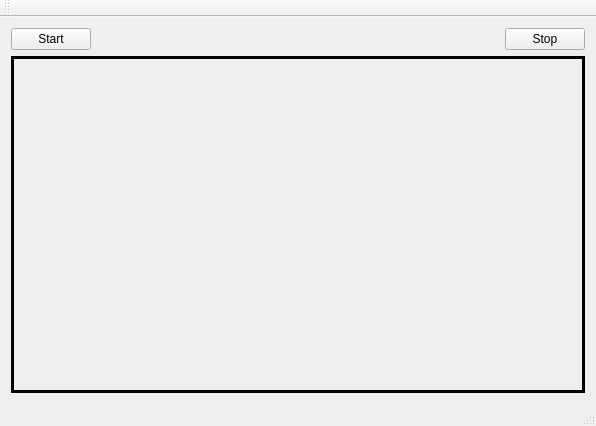
<?xml version="1.0" encoding="UTF-8"?>
<ui version="4.0">
 <class>MainWindow</class>
 <widget class="QMainWindow" name="MainWindow">
  <property name="geometry">
   <rect>
    <x>0</x>
    <y>0</y>
    <width>596</width>
    <height>426</height>
   </rect>
  </property>
  <property name="windowTitle">
   <string>Server</string>
  </property>
  <widget class="QWidget" name="centralWidget">
   <layout class="QGridLayout" name="gridLayout">
    <item row="0" column="0">
     <widget class="QPushButton" name="pushButton">
      <property name="text">
       <string>Start</string>
      </property>
     </widget>
    </item>
    <item row="0" column="1">
     <spacer name="horizontalSpacer">
      <property name="orientation">
       <enum>Qt::Horizontal</enum>
      </property>
      <property name="sizeHint" stdset="0">
       <size>
        <width>207</width>
        <height>20</height>
       </size>
      </property>
     </spacer>
    </item>
    <item row="0" column="2">
     <widget class="QPushButton" name="pushButton_2">
      <property name="text">
       <string>Stop</string>
      </property>
     </widget>
    </item>
    <item row="1" column="0" colspan="3">
     <widget class="QLabel" name="label">
      <property name="frameShape">
       <enum>QFrame::Box</enum>
      </property>
      <property name="lineWidth">
       <number>3</number>
      </property>
      <property name="text">
       <string/>
      </property>
     </widget>
    </item>
   </layout>
  </widget>
  <widget class="QMenuBar" name="menuBar">
   <property name="geometry">
    <rect>
     <x>0</x>
     <y>0</y>
     <width>596</width>
     <height>22</height>
    </rect>
   </property>
  </widget>
  <widget class="QToolBar" name="mainToolBar">
   <attribute name="toolBarArea">
    <enum>TopToolBarArea</enum>
   </attribute>
   <attribute name="toolBarBreak">
    <bool>false</bool>
   </attribute>
  </widget>
  <widget class="QStatusBar" name="statusBar"/>
 </widget>
 <layoutdefault spacing="6" margin="11"/>
 <resources/>
 <connections/>
</ui>
